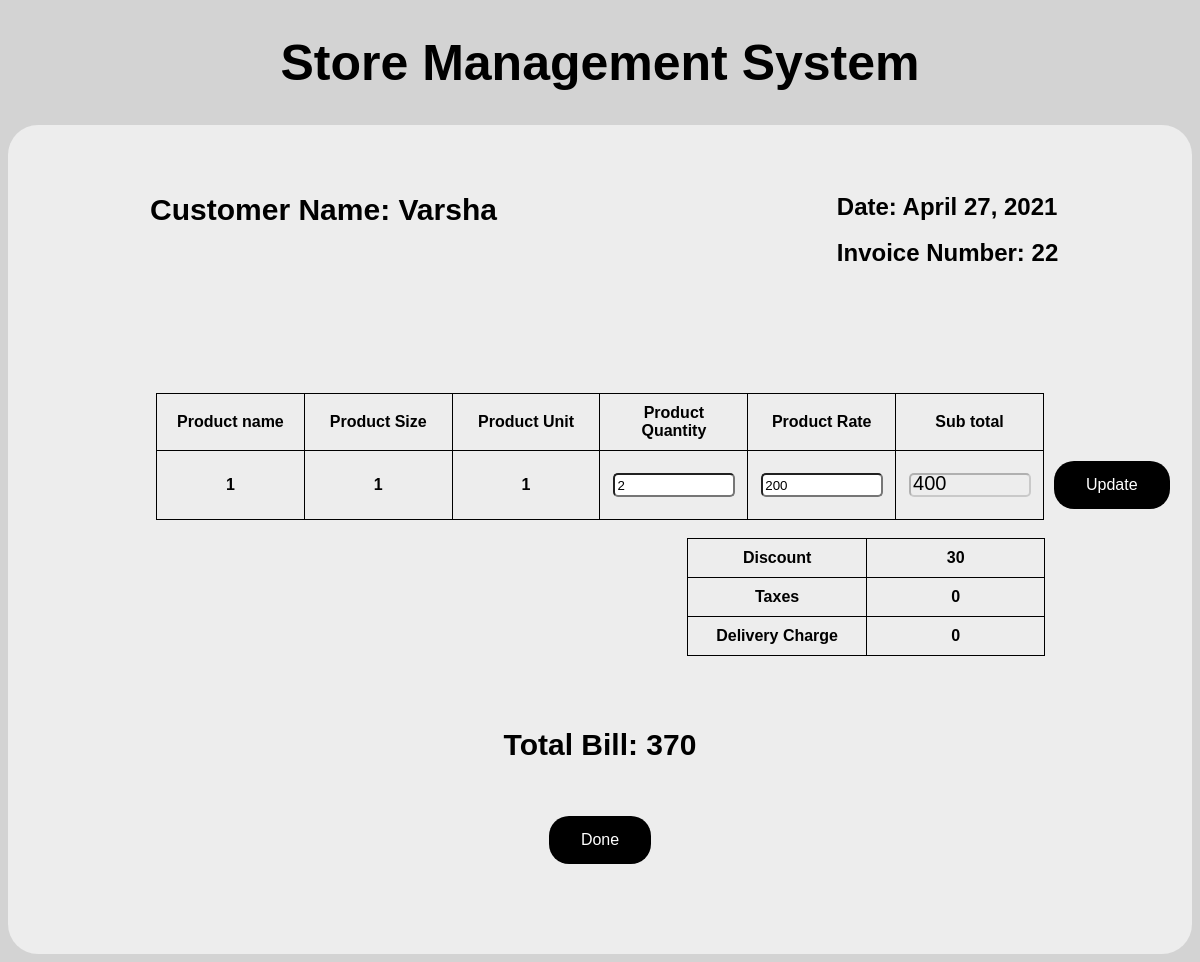
/invoice/22/edit_inv, run on the app's committed database.
### storedb/models.py (models this page shows, shortened)
class Invoice(models.Model):
    cust_name = models.CharField(max_length=30)
    date = models.DateField()
    inv_no = models.CharField(max_length=15)
    prod_name = models.CharField(max_length=30)
    prod_size = models.CharField(max_length=30)
    prod_unit = models.CharField(max_length=10)
    prod_quant = models.IntegerField()
    prod_rate = models.IntegerField()
    total = models.IntegerField()
    discount = models.IntegerField(default=0)
    taxes = models.IntegerField(default=0)
    delivery = models.IntegerField(default=0)

### storedb/views.py (the view)
# urls.py: path('invoice/<inv_no>/edit_inv', views.edit_inv, name='edit_inv'),
def edit_inv(request, inv_no):
    inv = Invoice.objects.all().filter(inv_no=inv_no)
    inv_cust_name = inv[0].cust_name
    inv_date = inv[0].date
    inv_total = inv[0].total
    inv_no = inv[0].inv_no
    discount = inv[0].discount
    tax = inv[0].taxes
    delivery = inv[0].delivery
    total = 0
    for i in inv:
        total = i.total + total
    final_total = total - discount + tax + delivery
    context = {'inv': inv, 'inv_cust_name': inv_cust_name,
               'inv_date': inv_date, 'inv_total': inv_total, 'inv_no': inv_no,
               'total': final_total, 'discount':discount,
               'tax':tax, 'delivery':delivery}
    return render(request, 'edit_inv.html', context)

### storedb/templates/edit_inv.html (shortened to what this page needs)
{% extends "base.html" %}
{% block content %}
<div class="cname">
<label style="font-size:30px">Customer Name:&nbsp;{{inv_cust_name}} </label>
</div>
<div class="date">
    <label style="font-size:24px">Date: {{inv_date}}</label><br><br>
    <label style="font-size:24px">Invoice Number: {{inv_no}}</label><br><br>
</div>
<center>
<div class="content">
    <table>
        <tr>
            <td>Product name</td>
            <td>Product Size</td>
            <td>Product Unit</td>
            <td>Product Quantity</td>
            <td>Product Rate</td>
            <td>Sub total</td>
        </tr>
        {% for i in inv %}
         <form action="{{i.id}}/update_inv" method="post">
        <tr>
            <td><input type="text" name="prod_name" hidden value="{{i.prod_name}}">{{i.prod_name}}</td>
            <td><input type="text" name="size" hidden value="{{i.prod_size}}">{{i.prod_size}}</td>
            <td><input type="text" name="unit" hidden value="{{i.prod_unit}}">{{i.prod_unit}}</td>
            <td><input type="text" name="quant" placeholder="{{i.prod_quant}}" value="{{i.prod_quant}}" autofocus style="width:90%"></td>
            <td><input type="text" name="rate" placeholder="{{i.prod_rate}}" value="{{i.prod_rate}}" style="width:90%"></td>
                 <td><input type="text" name="total" placeholder="{{i.total}}" required disabled style="width:90%"></td>
            <td> <button type="submit">Update</button></td>
        </tr>
             </form>
             {% endfor %}
             </table><br>
<div class="table5">
    <table class="table4">
        <tr>
            <td>Discount</td>
            <td>{{discount}}</td>
        </tr>
        <tr>
            <td>Taxes</td>
            <td>{{tax}}</td>
        </tr>
        <tr>
            <td>Delivery Charge</td>
            <td>{{delivery}}</td>
        </tr>
    </table><br></div>
    <br><br><br>
    <label style="font-size:30px">Total Bill: {{ total }}</label><br><br><br><br>
     <form action="./save_inv" method="post">
    <button type="submit">Done</button>
    </form><br><br><br><br><br>
</div>
</center>
{% endblock content %}

### storedb/templates/base.html (style rules this page uses)
html { background: #D3D3D3 ; font-family: Verdana, sans-serif; }
table, th, td { table-layout: fixed; border: 1px solid black; border-collapse: collapse; width: 70%; text-align: center; padding: 10px; }
button { background-color:black; border: medium; border-color: black; color: white; padding: 15px 32px; text-align: center; border-radius: 20px; font-size: 16px; }

### storedb/templates/edit_inv.html (style rules this page uses)
table, th, td { border: 1px solid black; border-collapse: collapse; width: 75%; text-align: center; padding: 10px; }
input { padding-top: 2%; padding-left: 2%; padding-right: 1%; padding-bottom: 2%; border-radius: 5px; }
.cname { width: 30%; float: left; height:200px; padding-left: 12%; padding-top: 50px;  }
.date { width: 30%; float:right; padding-top: 50px;  }
.content { padding-top: 250px; }
::placeholder { color: black; font-size: 20px; }
.table4 { width:55%; }
.table4 td { width:30%; }
.table5 { padding-left:45%; }

### data on the page
Invoice: cust_name "Varsha", date "April 27, 2021", inv_no "22", prod_name "1", prod_size "1", prod_unit "1", quant "2", rate "200", total "400"

### other printed values
{{ discount }} "30"
{{ tax }} "0"
{{ delivery }} "0"
{{ total }} "370"
